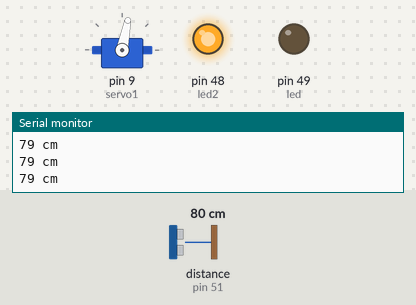
Recording of a sketch running on a simulated Arduino Mega 2560, built with avr-gcc and run on an emulated ATmega2560. On the bench: servo, output pins drawn as LEDs (lit = HIGH), the last lines printed to the serial monitor. Wiring (inferred from the names in the program): ultrasonic range finder: trigger pin 50; echo pin 51. Inputs (shaded band) come from the test bench; at power-on: distance to the obstacle (sensor on pin 51) 80 cm. The echo pulse lasts 58.3 µs per cm; pins used as bus, display or sensor lines are not drawn.

Above: at 1.3 s.
1.4 s: distance to the obstacle (sensor on pin 51) set to 2 cm
At 2.1 s:
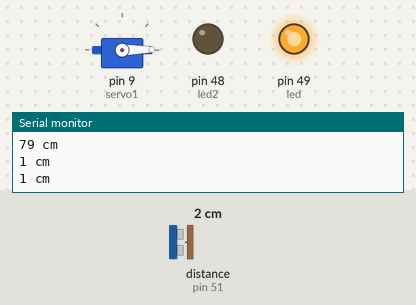
3.0 s: distance to the obstacle (sensor on pin 51) set to 250 cm
At 3.9 s:
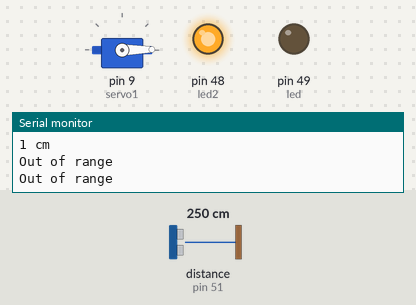
4.5 s: distance to the obstacle (sensor on pin 51) set to 205 cm
6.0 s: distance to the obstacle (sensor on pin 51) set to 197 cm
At 6.8 s:
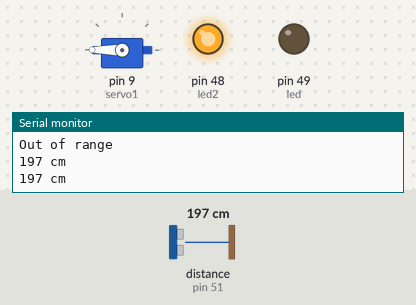
7.6 s: distance to the obstacle (sensor on pin 51) set to 35 cm
At 8.8 s:
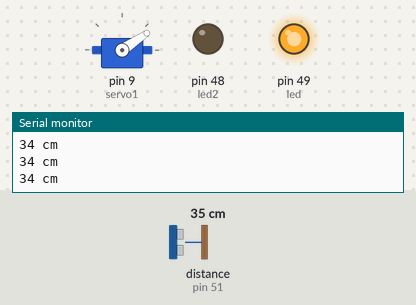
9.1 s: distance to the obstacle (sensor on pin 51) set to 60 cm
At 10.4 s:
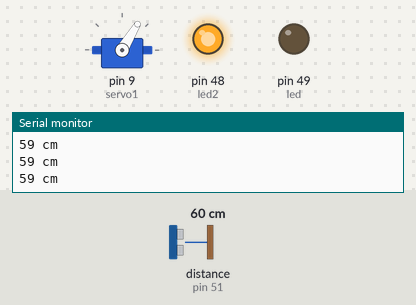
Timing chart, 0 to 11.6 s (numbered marks = the images above; inputs shaded):
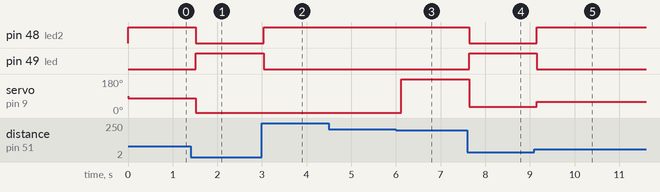

The sketch:

exemplo-sensor-distancia.ino
```cpp
#include <AFMotor.h>
#include <Servo.h>

#define trigPin 50
#define echoPin 51
#define led 49
#define led2 48

Servo servo1;

void setup() {
  Serial.begin (9600);
  pinMode(trigPin, OUTPUT);
  pinMode(echoPin, INPUT);
  pinMode(led, OUTPUT);
  pinMode(led2, OUTPUT);

  servo1.attach(9);
}

void loop() {
  long duration, distance;
  digitalWrite(trigPin, LOW);
  delayMicroseconds(2);
  digitalWrite(trigPin, HIGH);
  delayMicroseconds(10);
  digitalWrite(trigPin, LOW);
  duration = pulseIn(echoPin, HIGH);
  distance = (duration/2) / 29.1;
  if (distance < 40) {
    digitalWrite(led,HIGH);
    digitalWrite(led2,LOW);
  }
  else {
    digitalWrite(led,LOW);
    digitalWrite(led2,HIGH);
  }

  if (distance >= 200 || distance <= 0){
    Serial.println("Out of range");
  }
  else {
    Serial.print(distance);
    Serial.println(" cm");
    servo1.write(distance);
  }

  delay(500);
}
```

Measured:
- the behaviour switches between 200 and 199 cm on distance to the obstacle (sensor on pin 51) (found by bisection; images 2 and 3)
- after the input at 1.4 s, pin 48 (led2): HIGH → LOW after 0.12 s; pin 49 (led): LOW → HIGH after 0.12 s; servo on pin 9 (servo1): 79° → 1° after 0.12 s
- after the input at 3.0 s, pin 48 (led2): LOW → HIGH at once; pin 49 (led): HIGH → LOW at once
- after the input at 6.0 s, servo on pin 9 (servo1): 1° → 180° after 0.12 s
- after the input at 7.6 s, pin 48 (led2): HIGH → LOW at once; pin 49 (led): LOW → HIGH at once; servo on pin 9 (servo1): 180° → 34° at once
- after the input at 9.1 s, pin 48 (led2): LOW → HIGH after 0.05 s; pin 49 (led): HIGH → LOW after 0.05 s; servo on pin 9 (servo1): 34° → 59° after 0.05 s
